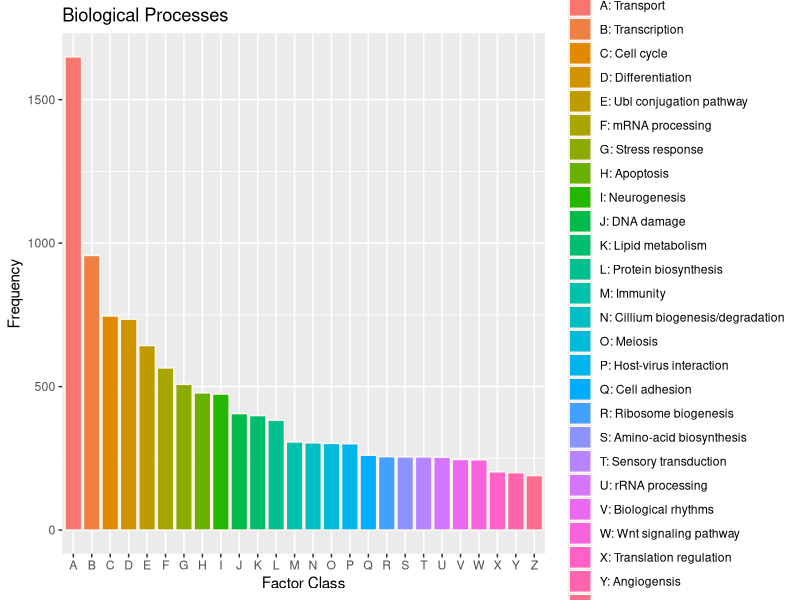

Generate this figure with R:
dat <- data.frame(
	  dat <- data.frame(
  FunctionClass = factor(c("A", "B", "C", "D", "E", "F", "G", "H", "I", "J", "K", "L", "M", "N", "O", "P", "Q", "R", "S", "T", "U", "V", "W", "X", "Y", "Z"), levels=c("A", "B", "C", "D", "E", "F", "G", "H", "I", "J", "K", "L", "M", "N", "O", "P", "Q", "R", "S", "T", "U", "V", "W", "X", "Y", "Z")),
  legend = c("A: Transport", "B: Transcription", "C: Cell cycle", "D: Differentiation", "E: Ubl conjugation pathway", "F: mRNA processing", "G: Stress response", "H: Apoptosis", "I: Neurogenesis", "J: DNA damage", "K: Lipid metabolism", "L: Protein biosynthesis", "M: Immunity", "N: Cillium biogenesis/degradation", "O: Meiosis", "P: Host-virus interaction", "Q: Cell adhesion", "R: Ribosome biogenesis", "S: Amino-acid biosynthesis", "T: Sensory transduction", "U: rRNA processing", "V: Biological rhythms", "W: Wnt signaling pathway", "X: Translation regulation", "Y: Angiogensis", "Z: Plant defense"),
  Frequency=c(1649,957,746,735,643,565,508,478,474,406,399,383,307,304,302,301,261,256,255,255,254,246,245,203,200,190))
)

library(ggplot2)

pdf('GO-Bio_Proc-Freq.pdf')
p <- ggplot(data=dat, aes(x=FunctionClass, y=Frequency, fill=legend))+
geom_bar(stat="identity", position=position_dodge(), colour="seashell")
p + guides (fill = guide_legend(ncol = 1))+
xlab("Factor Class")+
ggtitle("Biological Processes")
dev.off()
